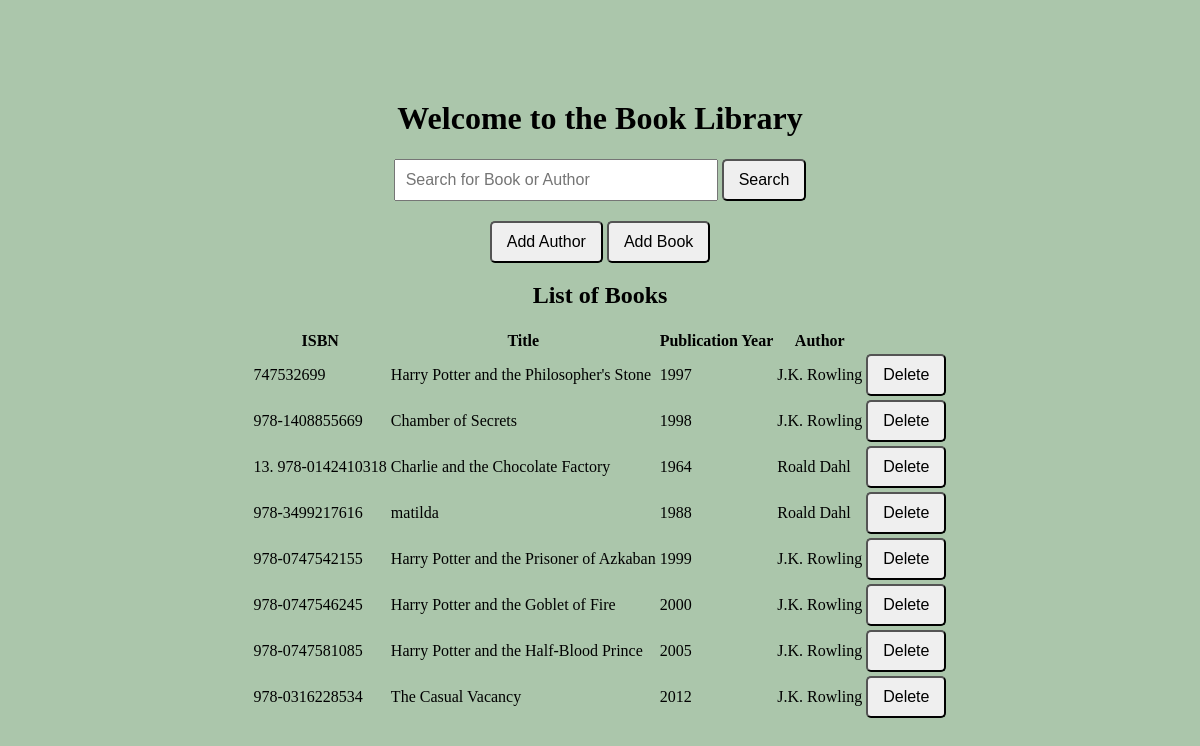
Before: / with the older database file.
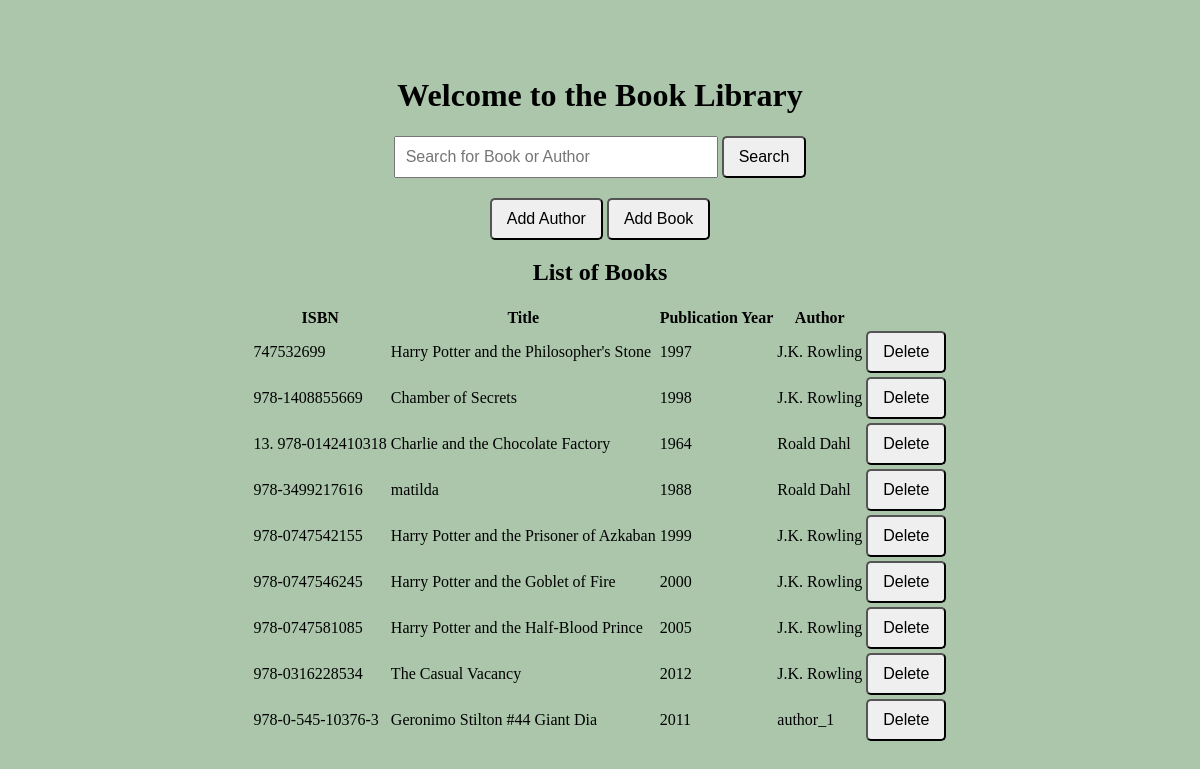
After: the same page with the newer database file.
### data_models.py (models this page shows, shortened)
class Book(db.Model):
    __tablename__ = 'books'
    id = db.Column(db.Integer, primary_key=True, autoincrement=True)
    isbn = db.Column(db.String(20), nullable = False)
    title = db.Column(db.String(100), nullable = False)
    publication_year = db.Column(db.Date, nullable = False)
    author_id = db.Column(db.Integer, db.ForeignKey('authors.id'))

class Author(db.Model):
    __tablename__ = 'authors'
    id = db.Column(db.Integer, primary_key=True, autoincrement=True)
    name = db.Column(db.String(100), nullable=False)
    birth_date = db.Column(db.Date, nullable=False)
    date_of_death = db.Column(db.Date, nullable=True)
    books = db.relationship('Book', backref='author')

### app.py (the view)
@app.route('/')
def home():
    books = Book.query.all()
    authors =Author.query.all()
    return render_template('home.html', books=books, authors=authors)

### templates/home.html (shortened to what this page needs)
<!DOCTYPE html>
<html lang="en">
  <head>
      <link rel="stylesheet" href="{{ url_for('static', filename='styles.css') }}">
  </head>
  <body>
      <h1>Welcome to the Book Library</h1>
      <div class="search-container">
        <form action="/search" method="GET">
            <input type="text" name="query" placeholder="Search for Book or Author">
            <button type="submit">Search</button>
        </form>
      </div>
      <div>
          <button onclick="window.location.href='{{ url_for('add_author') }}'">Add Author</button>
          <button onclick="window.location.href='{{ url_for('add_book') }}'">Add Book</button>
      </div>
      <h2>List of Books</h2>
      {% if books %}
          <table>
              <thead>
                  <tr>
                      <th>ISBN</th>
                      <th>Title</th>
                      <th>Publication Year</th>
                      <th>Author</th>
                  </tr>
              </thead>
              <tbody>
                  {% for book in books %}
                      <tr>
                          <td>{{ book.isbn }}</td>
                          <td>{{ book.title }}</td>
                          <td>{{ book.publication_year.year }}</td>
                          <td>{{ book.author.name if book.author else 'Unknown' }}</td>
                          <td><form action="{{ url_for('delete_book', book_id=book.id) }}" method="POST" style="display:inline;">
            <button type="submit" onclick="return confirm('Are you sure you want to delete this book?')">Delete</button>
          </form></td>
                      </tr>
                  {% endfor %}
              </tbody>
          </table>
      {% else %}
          <p>No books available in the library.</p>
      {% endif %}
  </body>
</html>

### static/styles.css (style rules this page uses)
body { display: flex; flex-direction: column; justify-content: center; align-items: center; height: 100vh; margin: 0; background-color: #abc6ab; }
.search-container { margin-bottom: 20px; }
input[type="text"] { width: 300px; padding: 10px; font-size: 16px; }
button { padding: 10px 15px; font-size: 16px; cursor: pointer; border-radius: 5px; }

Changed rows visible on the page:
added Book: isbn "978-0-545-10376-3", title "Geronimo Stilton #44 Giant Dia", publication_year.year "2011", author "author_1"
